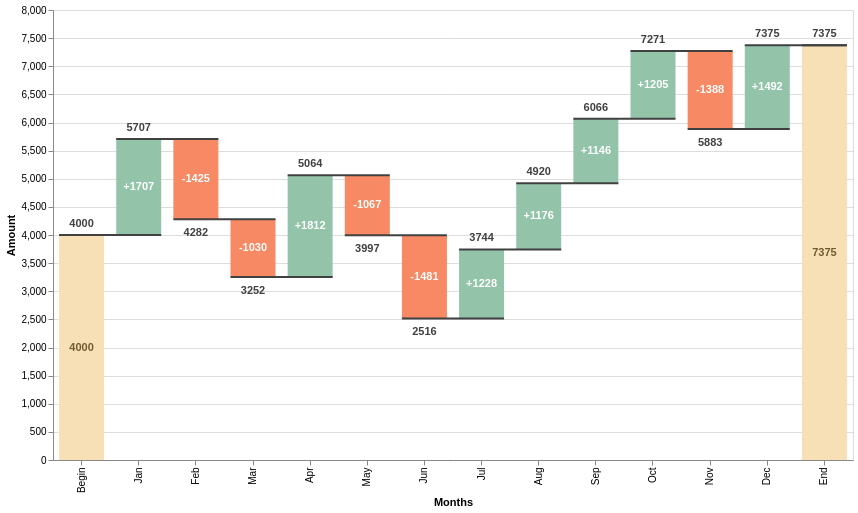

Write the Vega-Lite specification saved for this chart.
### Vega specification from a JSON file in a GitHub repository (floating-point values rounded to 4 significant figures)
{"$schema": "https://vega.github.io/schema/vega/v5.json", "autosize": "pad", "padding": 5, "width": 800, "height": 450, "style": "cell", "data": [{"name": "source_0", "values": [{"label": "Begin", "amount": 4000}, {"label": "Jan", "amount": 1707}, {"label": "Feb", "amount": -1425}, {"label": "Mar", "amount": -1030}, {"label": "Apr", "amount": 1812}, {"label": "May", "amount": -1067}, {"label": "Jun", "amount": -1481}, {"label": "Jul", "amount": 1228}, {"label": "Aug", "amount": 1176}, {"label": "Sep", "amount": 1146}, {"label": "Oct", "amount": 1205}, {"label": "Nov", "amount": -1388}, {"label": "Dec", "amount": 1492}, {"label": "End", "amount": 0}]}, {"name": "data_0", "source": "source_0", "transform": [{"type": "window", "params": [null], "as": ["sum"], "ops": ["sum"], "fields": ["amount"], "sort": {"field": [], "order": []}}, {"type": "window", "params": [null], "as": ["lead"], "ops": ["lead"], "fields": ["label"], "sort": {"field": [], "order": []}}, {"type": "formula", "expr": "datum.lead === null ? datum.label : datum.lead", "as": "lead"}, {"type": "formula", "expr": "datum.label === 'End' ? 0 : datum.sum - datum.amount", "as": "previous_sum"}, {"type": "formula", "expr": "datum.label === 'End' ? datum.sum : datum.amount", "as": "amount"}, {"type": "formula", "expr": "(datum.label !== 'Begin' && datum.label !== 'End' && datum.amount > 0 ? '+' : '') + datum.amount", "as": "text_amount"}, {"type": "formula", "expr": "(datum.sum + datum.previous_sum) / 2", "as": "center"}, {"type": "formula", "expr": "datum.sum < datum.previous_sum ? datum.sum : ''", "as": "sum_dec"}, {"type": "formula", "expr": "datum.sum > datum.previous_sum ? datum.sum : ''", "as": "sum_inc"}]}], "marks": [{"name": "layer_0_marks", "type": "rect", "style": ["bar"], "from": {"data": "data_0"}, "encode": {"update": {"fill": [{"test": "datum[\"previous_sum\"] === null || isNaN(datum[\"previous_sum\"])", "value": null}, {"test": "datum.label === 'Begin' || datum.label === 'End'", "value": "#f7e0b6"}, {"test": "datum.sum < datum.previous_sum", "value": "#f78a64"}, {"value": "#93c4aa"}], "tooltip": {"signal": "{\"Months\": ''+datum[\"label\"], \"Amount\": format(datum[\"previous_sum\"], \"\"), \"sum\": format(datum[\"sum\"], \"\")}"}, "xc": {"scale": "x", "field": "label", "band": 0.5}, "width": {"value": 45}, "y": {"scale": "y", "field": "previous_sum"}, "y2": {"scale": "y", "field": "sum"}}}}, {"name": "layer_1_marks", "type": "rule", "style": ["rule"], "from": {"data": "data_0"}, "encode": {"update": {"opacity": {"value": 1}, "strokeWidth": {"value": 2}, "stroke": [{"test": "datum[\"sum\"] === null || isNaN(datum[\"sum\"])", "value": null}, {"value": "#404040"}], "tooltip": {"signal": "{\"Months\": ''+datum[\"label\"], \"lead\": ''+datum[\"lead\"], \"sum\": format(datum[\"sum\"], \"\")}"}, "x": {"scale": "x", "field": "label", "offset": -22.5, "band": 0.5}, "y": {"scale": "y", "field": "sum"}, "x2": {"scale": "x", "field": "lead", "offset": 22.5, "band": 0.5}}}}, {"name": "layer_2_marks", "type": "text", "style": ["text"], "from": {"data": "data_0"}, "encode": {"update": {"dy": {"value": -8}, "fill": [{"test": "datum[\"sum_inc\"] === null || isNaN(datum[\"sum_inc\"])", "value": null}, {"value": "#404040"}], "tooltip": {"signal": "{\"Months\": ''+datum[\"label\"], \"sum_inc\": format(datum[\"sum_inc\"], \"\")}"}, "x": {"scale": "x", "field": "label", "band": 0.5}, "y": {"scale": "y", "field": "sum_inc"}, "text": {"signal": "''+datum[\"sum_inc\"]"}, "align": {"value": "center"}}}}, {"name": "layer_3_marks", "type": "text", "style": ["text"], "from": {"data": "data_0"}, "encode": {"update": {"baseline": {"value": "top"}, "dy": {"value": 8}, "fill": [{"test": "datum[\"sum_dec\"] === null || isNaN(datum[\"sum_dec\"])", "value": null}, {"value": "#404040"}], "tooltip": {"signal": "{\"Months\": ''+datum[\"label\"], \"sum_dec\": format(datum[\"sum_dec\"], \"\")}"}, "x": {"scale": "x", "field": "label", "band": 0.5}, "y": {"scale": "y", "field": "sum_dec"}, "text": {"signal": "''+datum[\"sum_dec\"]"}, "align": {"value": "center"}}}}, {"name": "layer_4_marks", "type": "text", "style": ["text"], "from": {"data": "data_0"}, "encode": {"update": {"baseline": {"value": "middle"}, "fontWeight": {"value": "bold"}, "fill": [{"test": "datum[\"center\"] === null || isNaN(datum[\"center\"])", "value": null}, {"test": "datum.label === 'Begin' || datum.label === 'End'", "value": "#725a30"}, {"value": "white"}], "tooltip": {"signal": "{\"Months\": ''+datum[\"label\"], \"center\": format(datum[\"center\"], \"\"), \"text_amount\": ''+datum[\"text_amount\"]}"}, "x": {"scale": "x", "field": "label", "band": 0.5}, "y": {"scale": "y", "field": "center"}, "text": {"signal": "''+datum[\"text_amount\"]"}, "align": {"value": "center"}}}}], "scales": [{"name": "x", "type": "band", "domain": {"data": "data_0", "fields": ["label", "lead"]}, "range": [0, {"signal": "width"}], "paddingInner": 0.1, "paddingOuter": 0.05}, {"name": "y", "type": "linear", "domain": {"data": "data_0", "fields": ["previous_sum", "sum", "sum_inc", "sum_dec", "center"]}, "range": [{"signal": "height"}, 0], "nice": true, "zero": true}], "axes": [{"scale": "x", "orient": "bottom", "grid": false, "title": "Months", "labelAlign": "right", "labelAngle": 270, "labelBaseline": "middle", "labelOverlap": true, "zindex": 1}, {"scale": "y", "orient": "left", "grid": false, "title": "Amount", "labelOverlap": true, "tickCount": {"signal": "ceil(height/40)"}, "zindex": 1}, {"scale": "y", "orient": "left", "gridScale": "x", "grid": true, "tickCount": {"signal": "ceil(height/40)"}, "domain": false, "labels": false, "maxExtent": 0, "minExtent": 0, "ticks": false, "zindex": 0}], "config": {"style": {"text": {"fontWeight": "bold"}}}}
